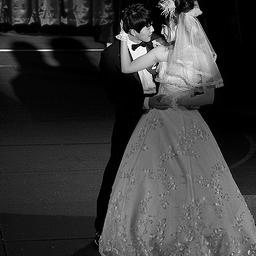
#> input picture data/processed/bloque_256_bn/img001.jpg, 256 x 256 px; its folder holds only this picture in this run
$ python main.py
#> lines starting #> are read from the running program, lines starting #| are printed output that depends on the picture
### src/core/bicubib_scaling.py
import cv2
import numpy as np
from scipy.ndimage import zoom
from pathlib import Path

def scale_image(img: np.ndarray, factor: int, method: str) -> np.ndarray:
    """
    Escala una imagen según el método y factor de escala.

    Parameters:
        img (np.ndarray): Imagen en escala de grises.
        factor (int): Factor de ampliación (2 o 4).
        method (str): 'bicubico' o 'bspline'.

    Returns:
        np.ndarray: Imagen escalada.
    """
    if method == "bicubico":
        new_size = (img.shape[1] * factor, img.shape[0] * factor)
        return cv2.resize(img, new_size, interpolation=cv2.INTER_CUBIC)

    elif method == "bspline":
        scaled = zoom(img, factor, order=3)
        return np.clip(scaled, 0, 255).astype(np.uint8)

    else:
        raise ValueError(f"Método desconocido: {method}")

### src/utils/utils.py
from pathlib import Path
import numpy as np
import cv2

def save_image(image: np.ndarray, factor: int, method: str, filename: str, output_root: Path):
    """
    Guarda una imagen escalada en la carpeta correspondiente.

    Parameters:
        image (np.ndarray): Imagen procesada.
        factor (int): Factor de escala.
        method (str): Nombre del método.
        filename (str): Nombre del archivo original.
        output_root (Path): Carpeta raíz de salida.
    """
    output_folder = output_root / f"{method}_x{factor}"
    output_folder.mkdir(parents=True, exist_ok=True)
    output_path = output_folder / filename
    cv2.imwrite(str(output_path), image)

# [37 lines left out: functions convert_to_grayscale, convert_folder_to_grayscale, not called in this run]

### src/main.py
import cv2
from pathlib import Path
from core.bicubib_scaling import scale_image
from utils.utils import save_image

# === Configuración general ===
input_folder = Path("data/processed/bloque_256_bn")
output_root = Path("data/scaled")
output_root.mkdir(parents=True, exist_ok=True)

scales = [2, 4]
methods = ["bicubico", "bspline"]

# === Bucle principal ===

def main():
    print("Ejecución del proyecto ITMOS-Bicúbicos")

    for img_file in input_folder.glob("*.jpg"):
        img = cv2.imread(str(img_file), cv2.IMREAD_GRAYSCALE)
#> img is the input picture: shape (256, 256); min 0, max 255, mean 58.4
        if img is None:
            print(f"No se pudo leer {img_file}")
            continue

        for factor in scales:
            for method in methods:
                scaled_img = scale_image(img, factor, method)
                save_image(scaled_img, factor, method, img_file.name, output_root)
#> this loop made 2 passes
#> pass 1, in save_image, `cv2.imwrite(str(output_path), image)`:
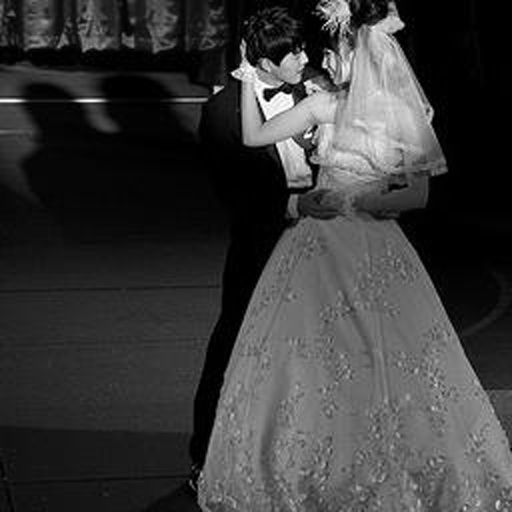
#> saved as img001.jpg: shape (512, 512); min 0, max 255, mean 58.4

        print(f"Procesada: {img_file.name}")

    print("Escalado completado para todos los factores y métodos.")

if __name__ == "__main__":
    main()

$ run again, on data/processed/bloque_256_bn/img005.jpg
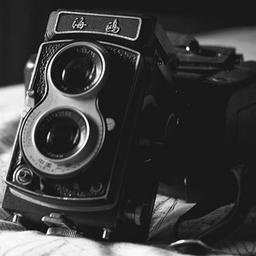
#> input picture data/processed/bloque_256_bn/img005.jpg, 256 x 256 px
#> in main, img is the input picture: shape (256, 256); min 0, max 255, mean 60.6
#> the loop in main, `for factor in scales:` made 2 passes
#> pass 1, in save_image, `cv2.imwrite(str(output_path), image)`:
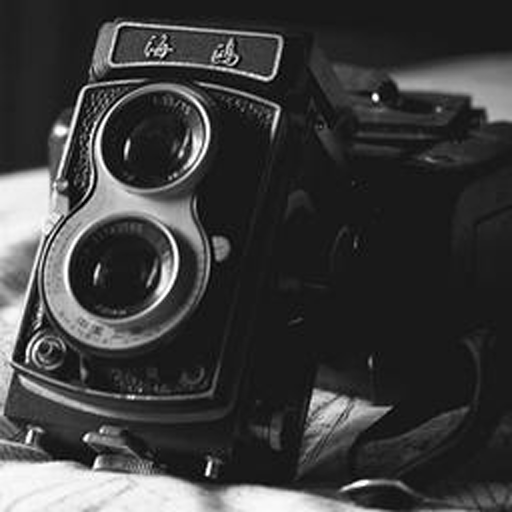
#> saved as img005.jpg: shape (512, 512); min 0, max 255, mean 60.6
#> pass 2, in scale_image (call 4), `scaled = zoom(img, factor, order=3)`:
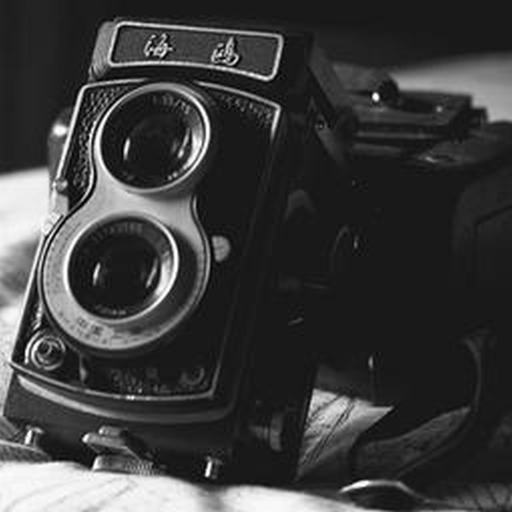
#> scaled: shape (1024, 1024) (shown at 1/2 size); min 0, max 255, mean 60.4

$ run again, on data/processed/bloque_256_bn/img002.jpg
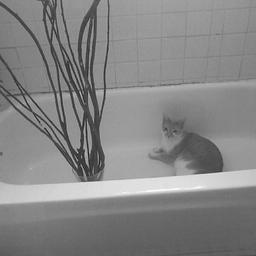
#> input picture data/processed/bloque_256_bn/img002.jpg, 256 x 256 px
#> in main, img is the input picture: shape (256, 256); min 26, max 251, mean 133.2
#> the loop in main, `for factor in scales:` made 2 passes
#> pass 1, in save_image, `cv2.imwrite(str(output_path), image)`:
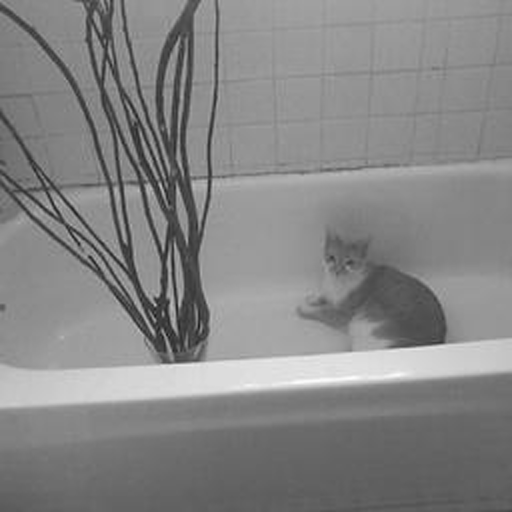
#> saved as img002.jpg: shape (512, 512); min 25, max 253, mean 133.2
